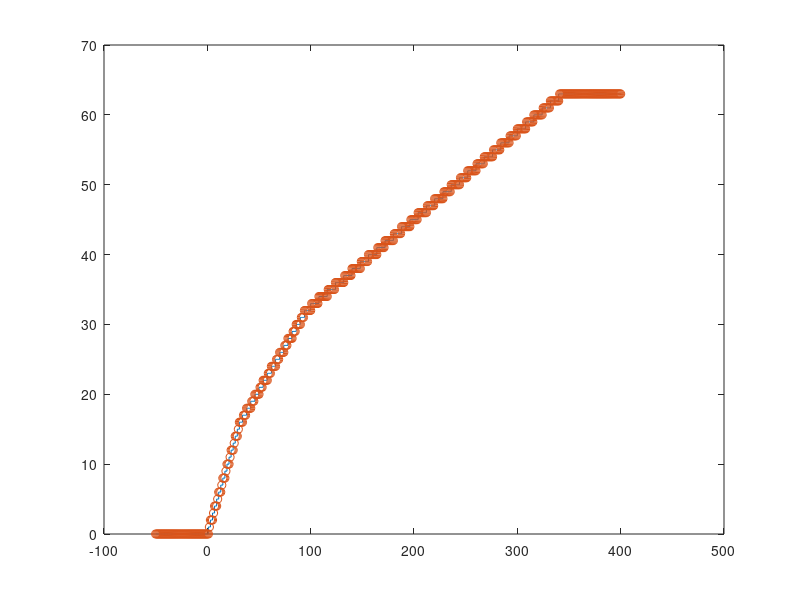
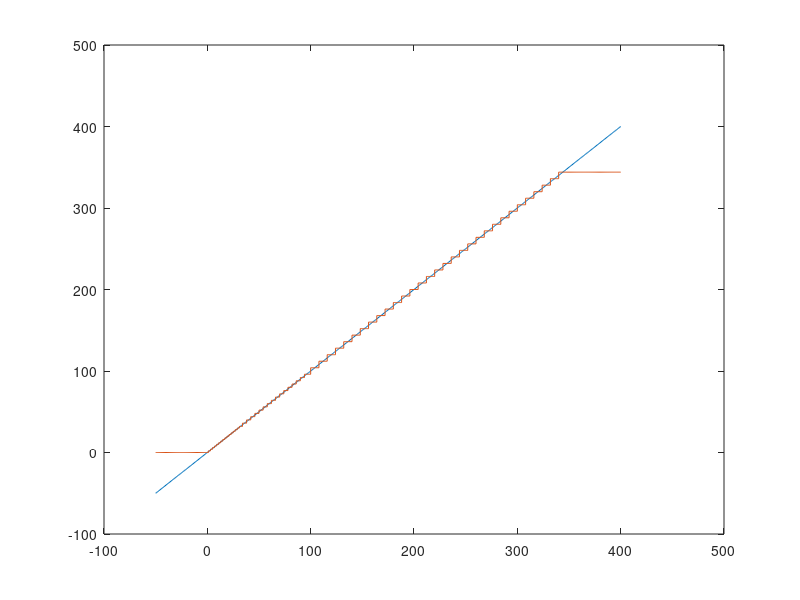

Write the MATLAB code that produced these figures, in order. (Note: this script raises an error after producing the figures.)
function CNGQuant
% Generate a quantizer table by exercising the converted C-code for the CNG
% gain quantizer.
%
% The quantizer break points alternate between quantizing up and quantizing
% down at the break points.

i = -50:400;

Nx = 3 * length (i);
x(1:3:Nx) = i - 0.0001;
x(2:3:Nx) = i;
x(3:3:Nx) = i + 0.0001;

for (i = 1:Nx)
  EC(i) = Qlog(x(i));
  xq(i) = Qinvlog (EC(i));
end

plot (x, EC, x(2:3:Nx), EC(2:3:Nx), 'o');

figure;

plot (x, x, x, xq);

% Make a quantizer table
ECP = -Inf;
k = 1;
for (i = 1:Nx)
  if (EC(i) ~= ECP)
    Xqq(k) = x(i);
    Yqq(k) = xq(i);
    k = k + 1;
    ECP = EC(i);
  end
end

% Kill the first decision level
Xqq(1) = [];

% Generate the output level table
Yq = Yqq(:) / 32768;  % Normalize the table
FY = 'CNGGain64.dat';
save (FY, 'Yq', '-ASCII', '-DOUBLE');

% The quantizer will quantize into region i if
%   Xq(i) <= x < Xq(i).

% The break points have to be fixed to reflect the quantize up/down
% behaviour of the scheme in the C-code. The break points are near integer
% values, but sometimes an input on the decision point will be quantized
% up, sometimes down. Since the quantizer is normalized to values smaller
% than one, adding eps (smallest value value such steps 1+eps ~= 1) to
% selected decision levels will effectively change the behaviour at the
% decision level.

for (i = 1:length(Xqq))
  if (Xqq(i) ~= round (Xqq(i)))
    Xq(i,1) = (round (Xqq(i)) / 32768) + eps;
  else
    Xq(i,1) = Xqq(i) / 32768;
  end
end

FX = 'CNGGainDec63.dat';
save (FX, 'Xq', '-ASCII', '-DOUBLE');

% Test the procedure
TestQVals (x, FX, FY);

return

% ----------
function TestQVals (x, FX, FY)

Xq = load (FX);
Yq = load (FY);

Nx = length (x);
Iq1 = QuantL (x / 32768, Xq);
xq1 = Yq(Iq1+1) * 32768;
for (i = 1:Nx)
  Iq0 = Qlog(x(i));
  if (Iq0 ~= Iq1(i))
    error ('Quantizer indices differ');
  end
  xq0 = Qinvlog (Iq0);
  if (xq0 ~= xq1(i))
    error ('Quantizer levels differ');
  end
end

return

% ======================
function QI = QuantL (x, Xq)
% Binary search for a bounding interval for each value in an input vector.
% This function returns the index of the quantizer region corresponding to
% a given input value. The quantizer is specified by an array of quantizer
% decision levels. A binary search is used to determine the quantizer
% region.
%
% The index value takes on values from 0 to Nreg-1. If Nreg is equal to
% one, the index is set to zero. Otherwise, the index is determined as
% shown in the following table. Note that the number of decision levels is
% one less than the number of regions.
%   index
%    0                    x < Xq(1)
%    1           Xq(1) <= x < Xq(2)
%    2           Xq(2) <= x < Xq(3)
%   ...                  ...
%    i           Xq(i) <= x < Xq(i+1)
%   ...                  ...
%  Nreg-2   Xq(Nreg-2) <= x < Xq(Nreg-1)
%  Nreg-1   Xq(Nreg-1) <= x

% $ Id:$

% Binary search for the interval [Xq(iL+1), Xq(iU+1)) which brackets x
Nx = length (x);
for (n = 1:Nx)
  iL = 0;
  iU = length (Xq) + 1;

  % Isolate the interval
  while (iU > iL + 1)
    i = fix ((iL + iU) / 2);
    if (x(n) < Xq(i))
      iU = i;
    else
      iL = i;
    end
  end

  QI(n,1) = iL;
end

return

% ----------
function EC = Qlog (x)
% Gain quantizer for CNG, C-code converted to Matlab

bseg = [1024, 9216, 115617];
bseg = sqrt (bseg);
base = [0, 32, 96];

% Quantize x
if (x >= bseg(2+1))
  EC = 63;
  return
end

% Compute segment number iseg
% [0 1024)       iseg = 0, step = 2, exp = 3, 2^(exp+1) = 16 values
% [1024 9216)    iseg = 1, step = 4, exp = 3, 16 values
% [9216 115617)  iseg = 2, step = 8,e xp = 4, 32 values
if (x >= bseg(1+1))
  iseg = 2;
  exp = 4;
else
  exp = 3;
  if (x >= bseg(0+1))
    iseg = 1;
  else
    iseg = 0;
  end
end

j = 2^exp;
k = fix (j / 2);

% Binary search in segment iseg
step = 2^(iseg+1);
for (i = 0:exp)
  temp = base(iseg+1) + j * step;
  y = temp;
  if (x >= y)
    j = j + k;
  else
    j = j - k;
  end
  k = fix (k / 2);
end

temp = base(iseg+1) + j * step;
y =  temp - x;
if (y <= 0)
  temp = base(iseg+1) + (j + 1) * step;
  z = x - temp;
  if (y > z)
    temp16 = iseg * 2^4 + j;
  else
    temp16 = iseg * 2^4 + j + 1;
  end
else
  temp = base(iseg+1) + (j - 1) * step;
  z = x - temp;
  if (y < z)
    temp16 = iseg * 2^4 + j;
  else
    temp16 = iseg * 2^4 + j - 1;
  end
end
    
EC = temp16;
    
return

% ----------
function x = Qinvlog (y)

base = [0, 32, 96];

iGain = y;
iseg = fix (iGain / 2^4);
if (iseg == 3)
  iseg = 2;
end
i = iGain - 2^4 * iseg;
temp = base(iseg+1) + i * 2^(iseg + 1);

x = temp;

return
